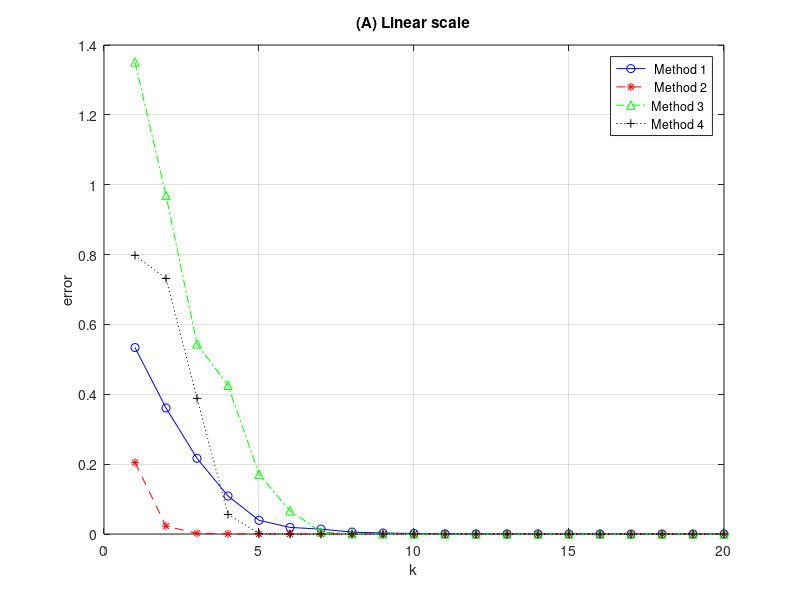
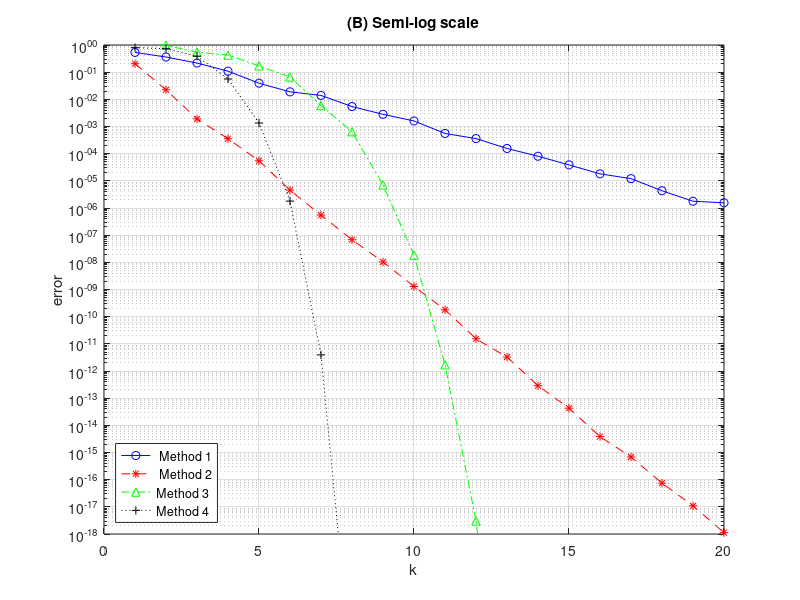
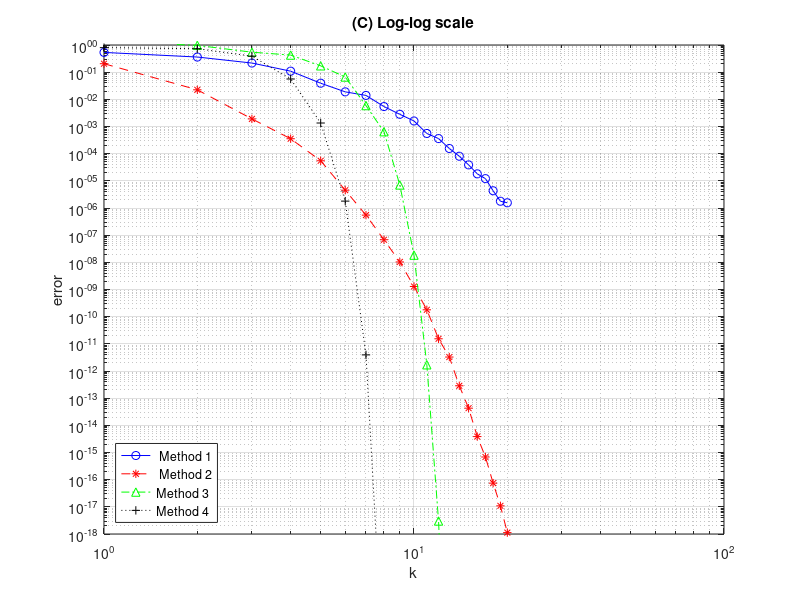

Write MATLAB code to recreate these figures, in order.
% POWERLAW2: Generate several different log/linear-scale
% plots of converging iterations.

k = [1 : 20];
n = length(k);
E0 = 0.9;

alpha = 1/2; 
meth1 = alpha.^k * E0 .* (1+rand(1,n));  % linear (bisection)
alpha = 1/8;
meth2 = alpha.^k * E0 .* (1+rand(1,n));  % linear

alpha = 0.9;
p = 1.5;                % superlinear
meth3 = alpha.^((p.^k-1)/(p-1)) .* E0.^(p.^k) .* (1+rand(1,n));
p = 2;                  % quadratic (Newton)
meth4 = alpha.^((p.^k-1)/(p-1)) .* E0.^(p.^k) .* (1+rand(1,n));

plot(k, meth1, 'b-o', k, meth2, 'r--*', k, meth3, 'g-.^', k, meth4, 'k:+' )
xlabel('k'), ylabel('error')
title('(A) Linear scale')
grid on, shg
legend(' Method 1', ' Method 2', 'Method 3', 'Method 4', 'Location', 'NorthEast')
print -depsc 'powerlaw2a.eps'
pause

semilogy(k, meth1, 'b-o', k, meth2, 'r--*', k, meth3, 'g-.^', k, meth4, 'k:+' )
xlabel('k'), ylabel('error')
title('(B) Semi-log scale')
grid on, shg
set(gca, 'YLim', [1e-18, 1e0]);
legend(' Method 1', ' Method 2', 'Method 3', 'Method 4', 'Location', 'SouthWest')
print -depsc 'powerlaw2b.eps'
pause

loglog(k, meth1, 'b-o', k, meth2, 'r--*', k, meth3, 'g-.^', k, meth4, 'k:+' )
xlabel('k'), ylabel('error')
title('(C) Log-log scale')
grid on, shg
set(gca, 'YLim', [1e-18, 1e0]);
legend(' Method 1', ' Method 2', 'Method 3', 'Method 4', 'Location', 'SouthWest')
print -depsc 'powerlaw2c.eps'
